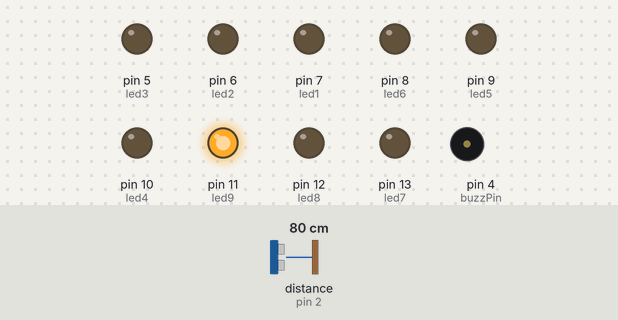
A sketch run on a simulated Arduino Uno, built with avr-gcc and run on an emulated ATmega328P. Shown: output pins drawn as LEDs (lit = HIGH), buzzer (waves = sounding). Wiring (inferred from the names in the program): ultrasonic range finder: trigger pin 3; echo pin 2. The test bench sets the inputs (shaded band); at power-on: distance to the obstacle (sensor on pin 2) 80 cm. The echo pulse lasts 58.3 µs per cm; pins used as bus, display or sensor lines are not drawn; what the sketch prints to the serial monitor is not drawn.

Above: at 1.8 s.
1.9 s: distance to the obstacle (sensor on pin 2) set to 29 cm
5.4 s: distance to the obstacle (sensor on pin 2) set to 23 cm
At 6.17 s:
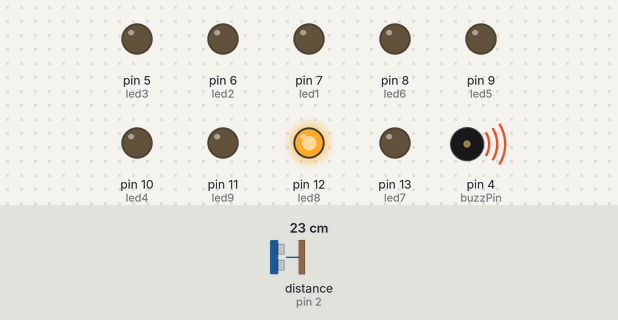
8.9 s: distance to the obstacle (sensor on pin 2) set to 19 cm
12.4 s: distance to the obstacle (sensor on pin 2) set to 14 cm
At 12.97 s:
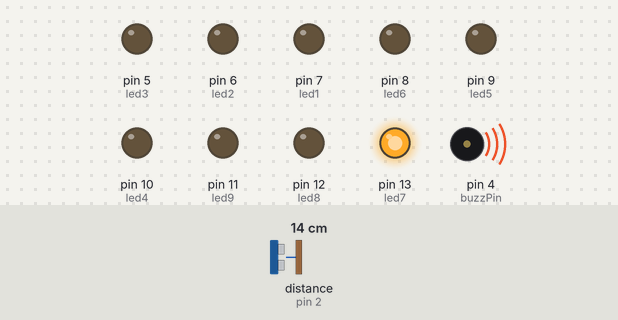
15.9 s: distance to the obstacle (sensor on pin 2) set to 2 cm
At 17.2 s:
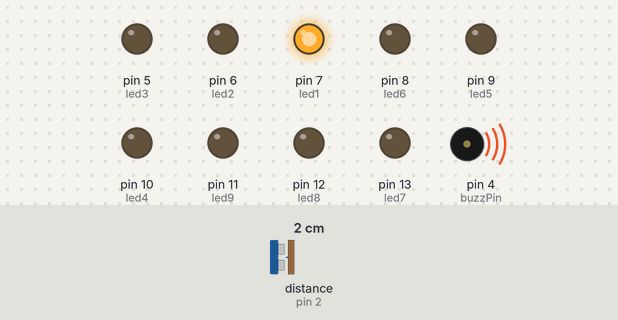
20.0 s: distance to the obstacle (sensor on pin 2) set to 9 cm
At 20.9 s:
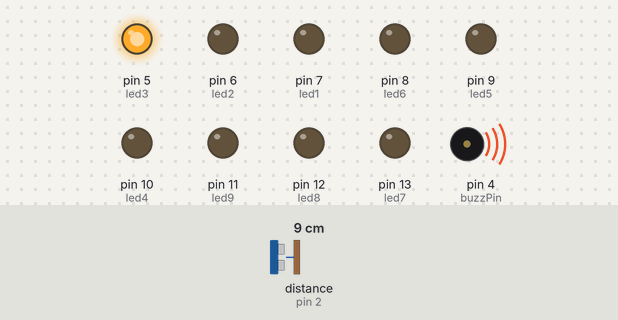
Timing chart, 0 to 24.5 s (numbered marks = the images above; inputs shaded):
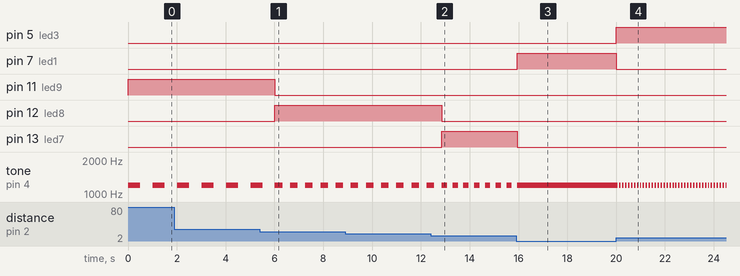

Measured:
- the behaviour switches between 27 and 26 cm on distance to the obstacle (sensor on pin 2) (found by bisection; images 0 and 1)
- the behaviour switches between 17 and 16 cm on distance to the obstacle (sensor on pin 2) (found by bisection; images 1 and 2)
- after the input at 5.4 s, pin 11 (led9): HIGH → LOW after 0.62 s; pin 12 (led8): LOW → HIGH after 0.62 s
- after the input at 12.4 s, pin 12 (led8): HIGH → LOW after 0.46 s; pin 13 (led7): LOW → HIGH after 0.46 s
- after the input at 15.9 s, pin 7 (led1): LOW → HIGH after 0.05 s; pin 13 (led7): HIGH → LOW after 0.05 s; tone on pin 4 (buzzPin): alternates 1200 Hz for 0.01 s and silent for 0.01 s, starting after 0.06 s
- after the input at 20.0 s, pin 5 (led3): LOW → HIGH at once; pin 7 (led1): HIGH → LOW at once; tone on pin 4 (buzzPin): alternates 1200 Hz for 0.06 s and silent for 0.06 s, starting after 0.07 s
- by itself, tone on pin 4 (buzzPin): repeats every 0.44 s: 1200 Hz 0.22 s, silent 0.22 s

The sketch:

parking-sensor.ino
```cpp
/*
The code was writen by Papadopoulos Ioannis on the 12th of November 2022.
Its main use is for academic purposes at the Department of Informatics and
Telecommunications of University of Ioannina.

This code was designed and compiled in TinkerCAD(using Arduino UNO R3)

Implement a circuit using an Ultrasonic sensor HC-SR04 that will calculate the distance
between the sensor and the objects in front of it. The circuit will contain 9 LEDs all of which
will blink depending on how close an object is to the Ultrasonic sensor.

Add a Piezo sensor and give it smaller delays between states tone() and noTone() as the distance
of an object gets smaller.

(Parking Sensor simulator)
*/

// Constant variables for connected sensors
const int echoPin = 2; //for HC-SR04
const int trigPin = 3; //for HC-SR04
const int buzzPin = 4; //for Piezo

// Constant variables for LEDs (according to the table provided)
const int led1 = 7;
const int led2 = 6;
const int led3 = 5;
const int led4 = 10;
const int led5 = 9;
const int led6 = 8;
const int led7 = LED_BUILTIN;
const int led8 = 12;
const int led9 = 11;

// Used for HC-SR04
long duration;
int distance;

void setup() {
  Serial.begin(9600); //start serial

  // Initializing sensor pins
  pinMode(echoPin, INPUT); //set hc-sr04 echo pin as INPUT
  pinMode(trigPin, OUTPUT); //set hc-sr04 trigger pin as OUTPUT
  pinMode(buzzPin, OUTPUT); //set Piezo pin as an OUTPUT

  //Initializing all LEDs
  for(int i=5; i<14; i++){ // set every LED as OUTPUT(used a for loop instead of
  	pinMode(i, OUTPUT);    // repeating the same command 9 times for all LEDs)
  }

  Serial.println("Loading Parking Sensor simulator...");
}

void loop() {
  digitalWrite(trigPin, LOW);
  delayMicroseconds(2);


  digitalWrite(trigPin, HIGH); // Sends sound waves for 10 μs
  delayMicroseconds(10);
  digitalWrite(trigPin, LOW); // Stops sending sound waves

  // Stores the amount of time it took for the sound wave
  duration = pulseIn(echoPin, HIGH); //to reach an obstacle and return back to the sensor

  // Formula to calculate the distance
  distance = duration * 0.034 / 2;

  blinkLED(distance); //Call function and pass it distance
}

// Function that sets all LEDs off
void setLow(){
  for(int i=5; i<14; i++){
  	digitalWrite(i, LOW); //for every LED set its value to LOW
  }
}

// Function that toggles the Piezo buzzer on and off
// to a specific rate given by the integer n
void beep(int n){
  tone(buzzPin, 1200, n); // emit sound for n ms(1kHz)
  delay(n); // delay for n ms
  noTone(buzzPin); // stop sound
  delay(n); // delay for n ms
}

// Function that takes the distance of the soundwave as input
// and turns on the correct LED according to the distance table provided
void blinkLED(int d){
  setLow(); // Call function to set all LEDs off
  if(d>=1 && d<=5) {
  	digitalWrite(led1, HIGH); //turn LED on
    beep(10); //beep in intervals of 10ms
  } else if(d<=7){
  	digitalWrite(led2, HIGH); //turn LED on
    beep(30); //beep in intervals of 30ms
  } else if(d<=8){
  	digitalWrite(led3, HIGH); //turn LED on
    beep(60); //beep in intervals of 60ms
  } else if(d<=9){
    digitalWrite(led4, HIGH); //turn LED on
    beep(90); //beep in intervals of 90ms
  } else if(d<=10){
    digitalWrite(led5, HIGH); //turn LED on
    beep(130); //beep in intervals of 130ms
  } else if(d<=11){
    digitalWrite(led6, HIGH); //turn LED on
    beep(160); //beep in intervals of 160ms
  } else if(d<=15){
    digitalWrite(led7, HIGH); //turn LED on
    beep(220); //beep in intervals of 220ms
  } else if(d<=25){
    digitalWrite(led8, HIGH); //turn LED on
    beep(310); //beep in intervals of 310ms
  } else {
    digitalWrite(led9, HIGH); //turn LED on
    beep(500);
  }
}
```
